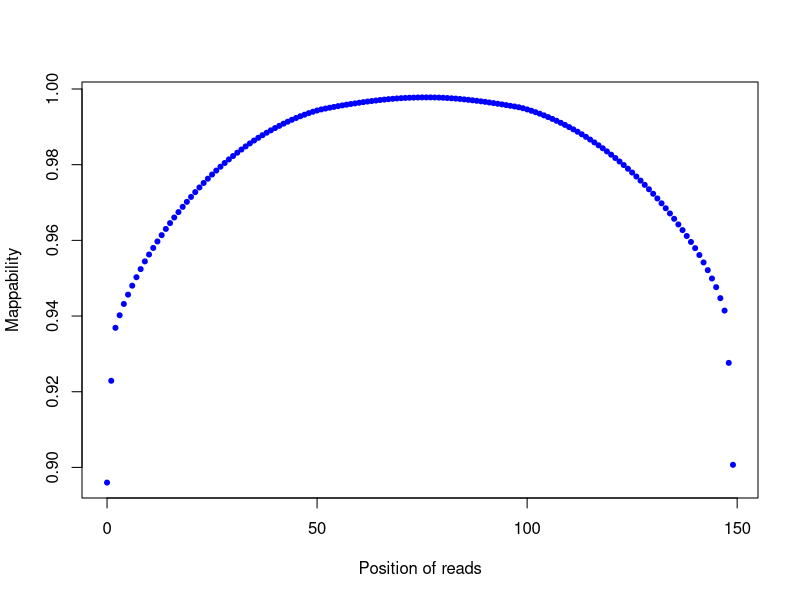

R code for this plot:
png("/rds/user/is460/hpc-work/muscle-rnaseq/ezbamqc/output/figs/srpk3_wt_ttnb_wt_5.clipping_profile.png",width=500,height=500,units="px")
read_pos=c(0,1,2,3,4,5,6,7,8,9,10,11,12,13,14,15,16,17,18,19,20,21,22,23,24,25,26,27,28,29,30,31,32,33,34,35,36,37,38,39,40,41,42,43,44,45,46,47,48,49,50,51,52,53,54,55,56,57,58,59,60,61,62,63,64,65,66,67,68,69,70,71,72,73,74,75,76,77,78,79,80,81,82,83,84,85,86,87,88,89,90,91,92,93,94,95,96,97,98,99,100,101,102,103,104,105,106,107,108,109,110,111,112,113,114,115,116,117,118,119,120,121,122,123,124,125,126,127,128,129,130,131,132,133,134,135,136,137,138,139,140,141,142,143,144,145,146,147,148,149)
count=c(3545597,2628357,2151406,2038223,1936400,1852583,1771837,1695715,1622366,1553044,1491004,1431663,1373358,1316648,1260553,1208162,1157388,1108845,1061637,1016403,972214,928820,886861,846667,808050,770574,734738,700134,666679,634530,603825,573990,545158,517062,490100,464252,439718,416199,393930,372461,351756,332074,312645,294621,277457,261198,245721,231390,217495,205051,193528,183876,176159,168591,161470,154291,147692,141297,135448,129715,123940,118356,113159,108341,103925,99406,95494,91682,88205,85177,82572,80568,78864,77619,76539,75843,75779,75798,76373,77488,78858,81338,83765,86539,89968,93649,97691,101824,106282,111133,115973,121519,127243,132774,138750,144893,151203,157678,164343,173084,184028,195830,208784,222657,237501,253042,269602,286597,304657,323455,343170,363681,384998,407734,431205,455507,481036,507288,534087,562225,591727,621890,653348,685284,718349,752660,788351,825237,863647,903061,943765,986051,1029881,1074518,1120989,1169286,1220109,1271159,1324042,1377841,1433611,1495622,1562307,1631845,1707156,1785173,1884250,1996174,2467219,3385614)
plot(read_pos,1-(count/34088010),pch=20,xlab="Position of reads",ylab="Mappability",col="blue")
dev.state=dev.off()
